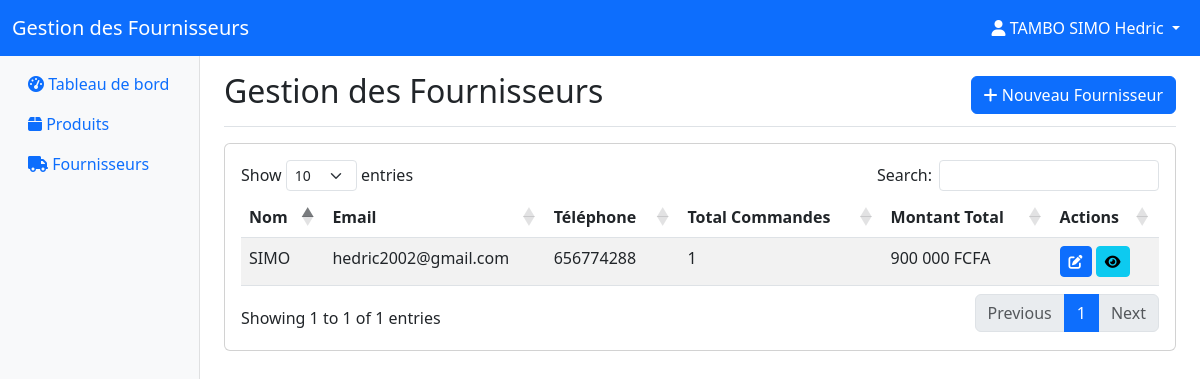
Screenshot of /admin/gestion_fournisseurs.php?depot=1 (signed in) with the database file from the repository.
### tables this page shows
CREATE TABLE `fournisseur` (
  `id_fournisseur` int NOT NULL,
  `nom` varchar(255) NOT NULL,
  `adresse` text,
  `telephone` varchar(20) DEFAULT NULL,
  `email` varchar(255) DEFAULT NULL
);

### admin/gestion_fournisseurs.php (the view, shortened to what this page needs)
<?php
require_once '../includes/database.php';
$depot_id = $_GET['depot'] ?? null;
$sql = "SELECT f.*,
        COUNT(DISTINCT cf.id_commande) as total_commandes,
        SUM(cf.total) as montant_total
        FROM fournisseur f
        LEFT JOIN commandefournisseur cf ON f.id_fournisseur = cf.id_fournisseur
        GROUP BY f.id_fournisseur
        ORDER BY f.nom";
$stmt = $conn->prepare($sql);
$stmt->execute();
$fournisseurs = $stmt->fetchAll(PDO::FETCH_ASSOC);
?>
<!DOCTYPE html>
<html lang="fr">
<head>
    <link href="https://cdn.jsdelivr.net/npm/bootstrap@5.3.0/dist/css/bootstrap.min.css" rel="stylesheet">
    <link rel="stylesheet" href="https://cdnjs.cloudflare.com/ajax/libs/font-awesome/6.0.0/css/all.min.css">
    <link rel="stylesheet" href="https://cdn.datatables.net/1.11.5/css/dataTables.bootstrap5.min.css">
</head>
<body>
    <nav class="navbar navbar-expand-lg navbar-dark bg-primary sticky-top">
        <div class="container-fluid">
            <a class="navbar-brand" href="#">Gestion des Fournisseurs</a>
            <div class="collapse navbar-collapse" id="navbarNav">
                <ul class="navbar-nav ms-auto">
                    <li class="nav-item dropdown">
                        <a class="nav-link dropdown-toggle text-white" href="#" data-bs-toggle="dropdown">
                            <i class="fas fa-user"></i> <?php echo htmlspecialchars($_SESSION['user_name']); ?>
                        </a>
                    </li>
                </ul>
            </div>
        </div>
    </nav>
    <div class="container-fluid">
        <div class="row">
            <nav class="col-md-3 col-lg-2 d-md-block bg-light sidebar">
                <div class="sidebar-sticky">
                    <ul class="nav flex-column">
                        <li class="nav-item">
                            <a class="nav-link" href="tableau_de_bord.php?id=<?php echo $depot_id; ?>">
                                <i class="fas fa-tachometer-alt"></i> Tableau de bord
                            </a>
                        </li>
                        <li class="nav-item">
                            <a class="nav-link" href="gestion_produits.php?depot=<?php echo $depot_id; ?>">
                                <i class="fas fa-box"></i> Produits
                            </a>
                        </li>
                        <li class="nav-item">
                            <a class="nav-link active" href="#">
                                <i class="fas fa-truck"></i> Fournisseurs
                            </a>
                        </li>
                    </ul>
                </div>
            </nav>
            <main class="col-md-9 ms-sm-auto col-lg-10 px-md-4">
                <div class="d-flex justify-content-between flex-wrap flex-md-nowrap align-items-center pt-3 pb-2 mb-3 border-bottom">
                    <h1 class="h2">Gestion des Fournisseurs</h1>
                    <button class="btn btn-primary" data-bs-toggle="modal" data-bs-target="#addFournisseurModal">
                        <i class="fas fa-plus"></i> Nouveau Fournisseur
                    </button>
                </div>
                <div class="card">
                    <div class="card-body">
                        <table class="table table-striped" id="fournisseursTable">
                            <thead>
                                <tr>
                                    <th>Nom</th>
                                    <th>Email</th>
                                    <th>Téléphone</th>
                                    <th>Total Commandes</th>
                                    <th>Montant Total</th>
                                    <th>Actions</th>
                                </tr>
                            </thead>
                            <tbody>
                                <?php foreach ($fournisseurs as $fournisseur): ?>
                                    <tr>
                                        <td><?php echo htmlspecialchars($fournisseur['nom']); ?></td>
                                        <td><?php echo htmlspecialchars($fournisseur['email']); ?></td>
                                        <td><?php echo htmlspecialchars($fournisseur['telephone']); ?></td>
                                        <td><?php echo $fournisseur['total_commandes']; ?></td>
                                        <td><?php echo number_format($fournisseur['montant_total'] ?? 0, 0, ',', ' '); ?> FCFA</td>
                                        <td>
                                            <button class="btn btn-sm btn-primary" onclick="editFournisseur(<?php echo $fournisseur['id_fournisseur']; ?>)">
                                                <i class="fas fa-edit"></i>
                                            </button>
                                            <button class="btn btn-sm btn-info" onclick="viewFournisseurDetails(<?php echo $fournisseur['id_fournisseur']; ?>)">
                                                <i class="fas fa-eye"></i>
                                            </button>
                                        </td>
                                    </tr>
                                <?php endforeach; ?>
                            </tbody>
                        </table>
                    </div>
                </div>
            </main>
        </div>
    </div>
</body>
</html>

### admin/gestion_fournisseurs.php (style rules this page uses)
.sidebar { min-height: calc(100vh - 56px); box-shadow: inset -1px 0 0 rgba(0, 0, 0, .1); }
.sidebar-sticky { position: sticky; top: 56px; height: calc(100vh - 56px); padding-top: .5rem; overflow-x: hidden; overflow-y: auto; }

### rows the page displays
fournisseur: nom "SIMO", email "hedric2002@gmail.com", telephone "656774288", total_commandes "1", montant_total "900 000"

### other values shown
$_SESSION['user_name'] "TAMBO SIMO Hedric"
